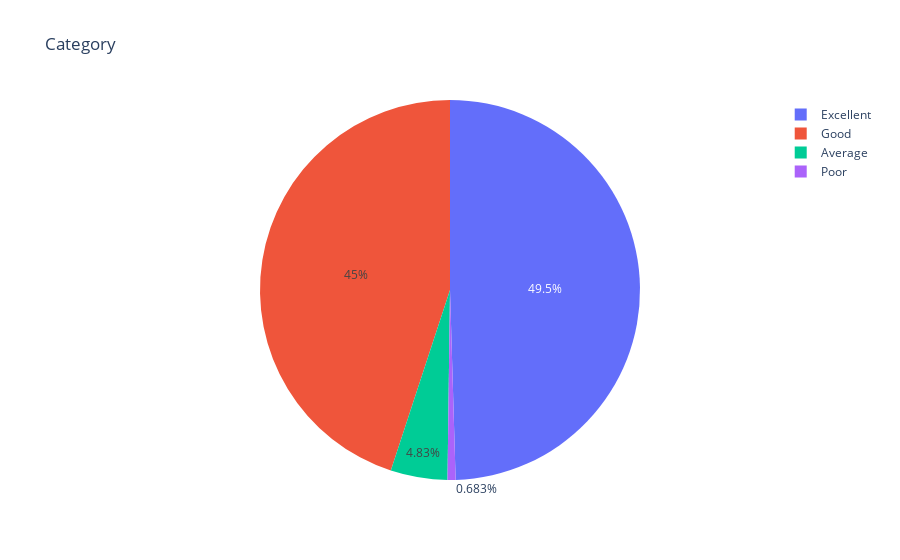

The cell this chart's notebook holds for it:
### Code cell
df=idf["Category"].value_counts()
fig = px.pie(values=df.values, names=df.index, title='Category')
py.iplot(fig)

### Figure 1 — Plotly figure (JSON) as saved in the notebook; plotly's stock layout.template omitted (floating-point values rounded to 4 significant figures)
{"data": [{"domain": {"x": [0, 1], "y": [0, 1]}, "hovertemplate": "label=%{label}<br>value=%{value}<extra></extra>", "labels": ["Excellent", "Good", "Average", "Poor"], "legendgroup": "", "name": "", "showlegend": true, "type": "pie", "values": [11961, 10858, 1167, 165]}], "layout": {"legend": {"tracegroupgap": 0}, "title": {"text": "Category"}, "autosize": true}}
